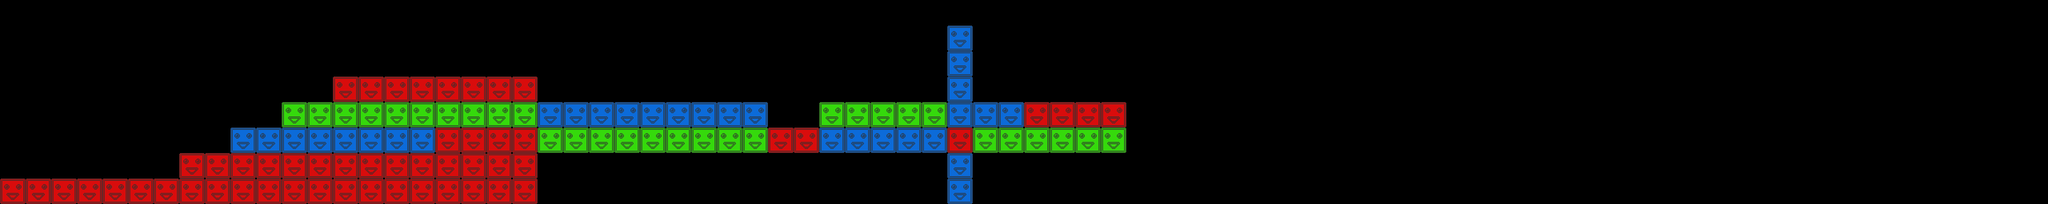

The image is a tile-based game level rendered from a .tmx file. Its description and complete source (layers, tilesets, objects, tile grids) follow:
An orthogonal 80x8 tile map with 32x32 px tiles, 1 tile layer (tiles) and 15 objects (15x bomb).

<map version="1.0.0" orientation="orthogonal" renderorder="right-down" width="80" height="8" tilewidth="32" tileheight="32" nextobjectid="198">
 <tileset firstgid="1" name="blocks" tilewidth="32" tileheight="32" tilecount="3" columns="3">
  <image source="blocks.png" width="96" height="32" />
 </tileset>
 <layer name="tiles" width="80" height="8">
  <data encoding="csv">
0,0,0,0,0,0,0,0,0,0,0,0,0,0,0,0,0,0,0,0,0,0,0,0,0,0,0,0,0,0,0,0,0,0,0,0,0,0,0,0,0,0,0,0,0,0,0,0,0,0,0,0,0,0,0,0,0,0,0,0,0,0,0,0,0,0,0,0,0,0,0,0,0,0,0,0,0,0,0,0,
0,0,0,0,0,0,0,0,0,0,0,0,0,0,0,0,0,0,0,0,0,0,0,0,0,0,0,0,0,0,0,0,0,0,0,0,0,3,0,0,0,0,0,0,0,0,0,0,0,0,0,0,0,0,0,0,0,0,0,0,0,0,0,0,0,0,0,0,0,0,0,0,0,0,0,0,0,0,0,0,
0,0,0,0,0,0,0,0,0,0,0,0,0,0,0,0,0,0,0,0,0,0,0,0,0,0,0,0,0,0,0,0,0,0,0,0,0,3,0,0,0,0,0,0,0,0,0,0,0,0,0,0,0,0,0,0,0,0,0,0,0,0,0,0,0,0,0,0,0,0,0,0,0,0,0,0,0,0,0,0,
0,0,0,0,0,0,0,0,0,0,0,0,0,1,1,1,1,1,1,1,1,0,0,0,0,0,0,0,0,0,0,0,0,0,0,0,0,3,0,0,0,0,0,0,0,0,0,0,0,0,0,0,0,0,0,0,0,0,0,0,0,0,0,0,0,0,0,0,0,0,0,0,0,0,0,0,0,0,0,0,
0,0,0,0,0,0,0,0,0,0,0,2,2,2,2,2,2,2,2,2,2,3,3,3,3,3,3,3,3,3,0,0,2,2,2,2,2,3,3,3,1,1,1,1,0,0,0,0,0,0,0,0,0,0,0,0,0,0,0,0,0,0,0,0,0,0,0,0,0,0,0,0,0,0,0,0,0,0,0,0,
0,0,0,0,0,0,0,0,0,3,3,3,3,3,3,3,3,1,1,1,1,2,2,2,2,2,2,2,2,2,1,1,3,3,3,3,3,1,2,2,2,2,2,2,0,0,0,0,0,0,0,0,0,0,0,0,0,0,0,0,0,0,0,0,0,0,0,0,0,0,0,0,0,0,0,0,0,0,0,0,
0,0,0,0,0,0,0,1,1,1,1,1,1,1,1,1,1,1,1,1,1,0,0,0,0,0,0,0,0,0,0,0,0,0,0,0,0,3,0,0,0,0,0,0,0,0,0,0,0,0,0,0,0,0,0,0,0,0,0,0,0,0,0,0,0,0,0,0,0,0,0,0,0,0,0,0,0,0,0,0,
1,1,1,1,1,1,1,1,1,1,1,1,1,1,1,1,1,1,1,1,1,0,0,0,0,0,0,0,0,0,0,0,0,0,0,0,0,3,0,0,0,0,0,0,0,0,0,0,0,0,0,0,0,0,0,0,0,0,0,0,0,0,0,0,0,0,0,0,0,0,0,0,0,0,0,0,0,0,0,0
</data>
 </layer>
 <objectgroup name="objects">
  <object id="183" type="bomb" x="529" y="175">
   <ellipse />
  </object>
  <object id="184" type="bomb" x="688" y="175">
   <ellipse />
  </object>
  <object id="185" type="bomb" x="720" y="175">
   <ellipse />
  </object>
  <object id="186" type="bomb" x="753" y="175">
   <ellipse />
  </object>
  <object id="187" type="bomb" x="785" y="176">
   <ellipse />
  </object>
  <object id="188" type="bomb" x="815" y="176">
   <ellipse />
  </object>
  <object id="189" type="bomb" x="848" y="176">
   <ellipse />
  </object>
  <object id="190" type="bomb" x="879" y="176">
   <ellipse />
  </object>
  <object id="191" type="bomb" x="911" y="176">
   <ellipse />
  </object>
  <object id="192" type="bomb" x="943" y="176">
   <ellipse />
  </object>
  <object id="193" type="bomb" x="1040" y="176">
   <ellipse />
  </object>
  <object id="194" type="bomb" x="1071" y="176">
   <ellipse />
  </object>
  <object id="195" type="bomb" x="1103" y="176">
   <ellipse />
  </object>
  <object id="196" type="bomb" x="1136" y="177">
   <ellipse />
  </object>
  <object id="197" type="bomb" x="1167" y="176">
   <ellipse />
  </object>
 </objectgroup>
</map>